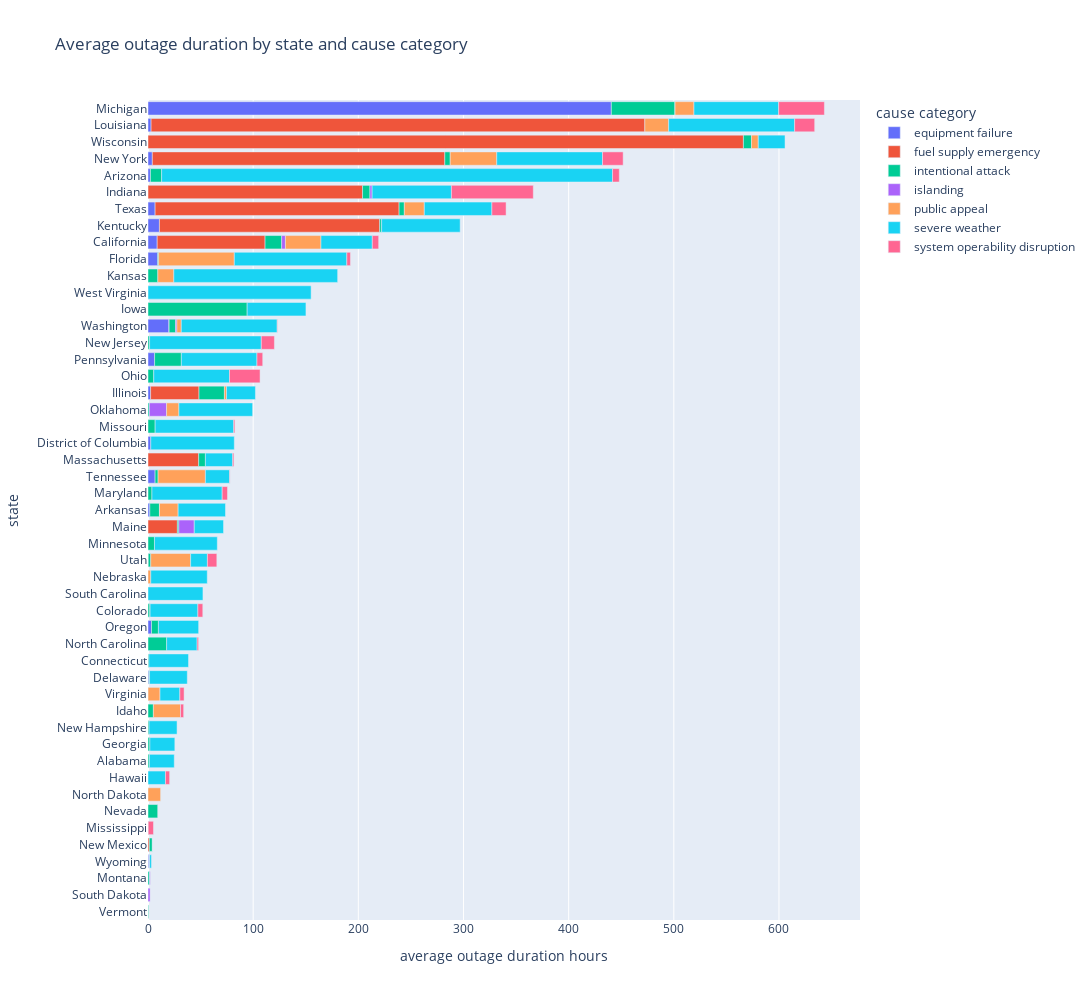

Notebook code for this chart:
### Markdown cell above
### Interesting Aggregates

### Code cell
# Plot average outage duration for every combination of state and cause category

group1 = pd.pivot_table(df, index=['U.S._STATE'], columns=['CAUSE.CATEGORY'], \
    values='DURATION.HR', aggfunc=np.mean)
group1['dummy'] = group1.sum(axis=1)
group1 = group1.sort_values(by='dummy', ascending=True).drop(columns=['dummy'])
fig6 = group1.plot(kind='barh', \
    title='Average outage duration by state and cause category',
    labels={'U.S._STATE': 'state', 'value': 'average outage duration hours'})
fig6.update_layout(height=1000, width=1500, legend=dict(title='cause category'))
fig6

### Figure 1 — Plotly figure (JSON) as saved in the notebook; plotly's stock layout.template omitted (floating-point values rounded to 4 significant figures)
{"data": [{"alignmentgroup": "True", "hovertemplate": "CAUSE.CATEGORY=equipment failure<br>average outage duration hours=%{x}<br>state=%{y}<extra></extra>", "legendgroup": "equipment failure", "marker": {"color": "#636efa", "pattern": {"shape": ""}}, "name": "equipment failure", "offsetgroup": "equipment failure", "orientation": "h", "showlegend": true, "textposition": "auto", "type": "bar", "x": [null, null, null, 1.017, null, null, null, null, null, null, null, null, null, null, 0.8333, null, null, 3.333, null, null, null, 0.25, null, null, 1.75, null, 6.733, null, 2.65, null, null, 2.483, null, 6.267, null, 20.07, null, null, null, 9.242, 8.747, 10.87, 6.76, 0.01667, 2.308, 4.117, null, 2.939, 440.6], "xaxis": "x", "y": ["Vermont", "South Dakota", "Montana", "Wyoming", "New Mexico", "Mississippi", "Nevada", "North Dakota", "Hawaii", "Alabama", "Georgia", "New Hampshire", "Idaho", "Virginia", "Delaware", "Connecticut", "North Carolina", "Oregon", "Colorado", "South Carolina", "Nebraska", "Utah", "Minnesota", "Maine", "Arkansas", "Maryland", "Tennessee", "Massachusetts", "District of Columbia", "Missouri", "Oklahoma", "Illinois", "Ohio", "Pennsylvania", "New Jersey", "Washington", "Iowa", "West Virginia", "Kansas", "Florida", "California", "Kentucky", "Texas", "Indiana", "Arizona", "New York", "Wisconsin", "Louisiana", "Michigan"], "yaxis": "y"}, {"alignmentgroup": "True", "hovertemplate": "CAUSE.CATEGORY=fuel supply emergency<br>average outage duration hours=%{x}<br>state=%{y}<extra></extra>", "legendgroup": "fuel supply emergency", "marker": {"color": "#EF553B", "pattern": {"shape": ""}}, "name": "fuel supply emergency", "offsetgroup": "fuel supply emergency", "orientation": "h", "showlegend": true, "textposition": "auto", "type": "bar", "x": [null, null, null, null, 1.267, null, null, null, null, null, null, null, null, null, null, null, null, null, null, null, null, null, null, 27.93, null, null, null, 48.18, null, null, null, 46.02, null, null, null, 0.01667, null, null, null, null, 102.6, 209.5, 232, 204, null, 278.1, 566.2, 469.5, null], "xaxis": "x", "y": ["Vermont", "South Dakota", "Montana", "Wyoming", "New Mexico", "Mississippi", "Nevada", "North Dakota", "Hawaii", "Alabama", "Georgia", "New Hampshire", "Idaho", "Virginia", "Delaware", "Connecticut", "North Carolina", "Oregon", "Colorado", "South Carolina", "Nebraska", "Utah", "Minnesota", "Maine", "Arkansas", "Maryland", "Tennessee", "Massachusetts", "District of Columbia", "Missouri", "Oklahoma", "Illinois", "Ohio", "Pennsylvania", "New Jersey", "Washington", "Iowa", "West Virginia", "Kansas", "Florida", "California", "Kentucky", "Texas", "Indiana", "Arizona", "New York", "Wisconsin", "Louisiana", "Michigan"], "yaxis": "y"}, {"alignmentgroup": "True", "hovertemplate": "CAUSE.CATEGORY=intentional attack<br>average outage duration hours=%{x}<br>state=%{y}<extra></extra>", "legendgroup": "intentional attack", "marker": {"color": "#00cc96", "pattern": {"shape": ""}}, "name": "intentional attack", "offsetgroup": "intentional attack", "orientation": "h", "showlegend": true, "textposition": "auto", "type": "bar", "x": [0.5907, null, 1.55, 0.005556, 2.908, 0.2, 9.221, null, null, 1.283, 1.8, 1, 5.125, 0.03333, 0.6486, 0.8187, 17.73, 6.568, 1.95, null, null, 2.371, 6.158, 1.378, 9.131, 3.755, 2.85, 6.404, null, 6.8, 1.261, 24.17, 5.455, 25.45, 1.519, 6.198, 94.3, 0.01667, 9.35, 0.8333, 15.77, 1.8, 4.979, 7.031, 10.66, 5.151, 7.65, null, 60.59], "xaxis": "x", "y": ["Vermont", "South Dakota", "Montana", "Wyoming", "New Mexico", "Mississippi", "Nevada", "North Dakota", "Hawaii", "Alabama", "Georgia", "New Hampshire", "Idaho", "Virginia", "Delaware", "Connecticut", "North Carolina", "Oregon", "Colorado", "South Carolina", "Nebraska", "Utah", "Minnesota", "Maine", "Arkansas", "Maryland", "Tennessee", "Massachusetts", "District of Columbia", "Missouri", "Oklahoma", "Illinois", "Ohio", "Pennsylvania", "New Jersey", "Washington", "Iowa", "West Virginia", "Kansas", "Florida", "California", "Kentucky", "Texas", "Indiana", "Arizona", "New York", "Wisconsin", "Louisiana", "Michigan"], "yaxis": "y"}, {"alignmentgroup": "True", "hovertemplate": "CAUSE.CATEGORY=islanding<br>average outage duration hours=%{x}<br>state=%{y}<extra></extra>", "legendgroup": "islanding", "marker": {"color": "#ab63fa", "pattern": {"shape": ""}}, "name": "islanding", "offsetgroup": "islanding", "orientation": "h", "showlegend": true, "textposition": "auto", "type": "bar", "x": [null, 2, 0.575, 0.5333, null, null, null, null, null, null, null, null, null, null, null, null, null, null, 0.03333, null, null, null, null, 14.68, 0.05, null, null, null, null, null, 16.4, null, null, null, null, 1.222, null, null, null, null, 3.581, null, null, 2.089, null, null, null, null, 0.01667], "xaxis": "x", "y": ["Vermont", "South Dakota", "Montana", "Wyoming", "New Mexico", "Mississippi", "Nevada", "North Dakota", "Hawaii", "Alabama", "Georgia", "New Hampshire", "Idaho", "Virginia", "Delaware", "Connecticut", "North Carolina", "Oregon", "Colorado", "South Carolina", "Nebraska", "Utah", "Minnesota", "Maine", "Arkansas", "Maryland", "Tennessee", "Massachusetts", "District of Columbia", "Missouri", "Oklahoma", "Illinois", "Ohio", "Pennsylvania", "New Jersey", "Washington", "Iowa", "West Virginia", "Kansas", "Florida", "California", "Kentucky", "Texas", "Indiana", "Arizona", "New York", "Wisconsin", "Louisiana", "Michigan"], "yaxis": "y"}, {"alignmentgroup": "True", "hovertemplate": "CAUSE.CATEGORY=public appeal<br>average outage duration hours=%{x}<br>state=%{y}<extra></extra>", "legendgroup": "public appeal", "marker": {"color": "#FFA15A", "pattern": {"shape": ""}}, "name": "public appeal", "offsetgroup": "public appeal", "orientation": "h", "showlegend": true, "textposition": "auto", "type": "bar", "x": [null, null, null, null, null, null, null, 12, null, null, null, null, 25.8, 11.39, null, null, null, null, null, null, 2.65, 37.92, null, null, 17.73, null, 45, null, null, null, 11.73, 2, null, null, null, 4.133, null, null, 15.22, 72, 33.8, null, 19.01, null, null, 44.25, 6.467, 22.65, 17.97], "xaxis": "x", "y": ["Vermont", "South Dakota", "Montana", "Wyoming", "New Mexico", "Mississippi", "Nevada", "North Dakota", "Hawaii", "Alabama", "Georgia", "New Hampshire", "Idaho", "Virginia", "Delaware", "Connecticut", "North Carolina", "Oregon", "Colorado", "South Carolina", "Nebraska", "Utah", "Minnesota", "Maine", "Arkansas", "Maryland", "Tennessee", "Massachusetts", "District of Columbia", "Missouri", "Oklahoma", "Illinois", "Ohio", "Pennsylvania", "New Jersey", "Washington", "Iowa", "West Virginia", "Kansas", "Florida", "California", "Kentucky", "Texas", "Indiana", "Arizona", "New York", "Wisconsin", "Louisiana", "Michigan"], "yaxis": "y"}, {"alignmentgroup": "True", "hovertemplate": "CAUSE.CATEGORY=severe weather<br>average outage duration hours=%{x}<br>state=%{y}<extra></extra>", "legendgroup": "severe weather", "marker": {"color": "#19d3f3", "pattern": {"shape": ""}}, "name": "severe weather", "offsetgroup": "severe weather", "orientation": "h", "showlegend": true, "textposition": "auto", "type": "bar", "x": [null, null, null, 1.767, null, null, null, null, 16.62, 23.7, 23.71, 26.62, null, 18.87, 35.89, 37.71, 28.98, 38.26, 45.45, 52.25, 53.69, 15.95, 59.76, 27.82, 45.03, 66.78, 23.11, 25.94, 79.4, 74.73, 70.11, 27.51, 72.04, 71.9, 106.2, 91.23, 55.89, 155.1, 155.8, 107.0, 48.81, 74.67, 64.25, 75.39, 428.8, 100.6, 25.46, 119.8, 80.53], "xaxis": "x", "y": ["Vermont", "South Dakota", "Montana", "Wyoming", "New Mexico", "Mississippi", "Nevada", "North Dakota", "Hawaii", "Alabama", "Georgia", "New Hampshire", "Idaho", "Virginia", "Delaware", "Connecticut", "North Carolina", "Oregon", "Colorado", "South Carolina", "Nebraska", "Utah", "Minnesota", "Maine", "Arkansas", "Maryland", "Tennessee", "Massachusetts", "District of Columbia", "Missouri", "Oklahoma", "Illinois", "Ohio", "Pennsylvania", "New Jersey", "Washington", "Iowa", "West Virginia", "Kansas", "Florida", "California", "Kentucky", "Texas", "Indiana", "Arizona", "New York", "Wisconsin", "Louisiana", "Michigan"], "yaxis": "y"}, {"alignmentgroup": "True", "hovertemplate": "CAUSE.CATEGORY=system operability disruption<br>average outage duration hours=%{x}<br>state=%{y}<extra></extra>", "legendgroup": "system operability disruption", "marker": {"color": "#FF6692", "pattern": {"shape": ""}}, "name": "system operability disruption", "offsetgroup": "system operability disruption", "orientation": "h", "showlegend": true, "textposition": "auto", "type": "bar", "x": [null, null, null, null, 0, 5, null, null, 3.95, null, null, null, 2.994, 4.017, null, null, 1.37, null, 4.662, null, null, 8.958, null, null, null, 5.067, 0.3333, 1.117, null, 1.083, null, null, 29.07, 5.483, 12.47, 0.4167, null, null, null, 3.428, 6.061, null, 13.51, 77.86, 6.408, 19.61, null, 19.08, 43.5], "xaxis": "x", "y": ["Vermont", "South Dakota", "Montana", "Wyoming", "New Mexico", "Mississippi", "Nevada", "North Dakota", "Hawaii", "Alabama", "Georgia", "New Hampshire", "Idaho", "Virginia", "Delaware", "Connecticut", "North Carolina", "Oregon", "Colorado", "South Carolina", "Nebraska", "Utah", "Minnesota", "Maine", "Arkansas", "Maryland", "Tennessee", "Massachusetts", "District of Columbia", "Missouri", "Oklahoma", "Illinois", "Ohio", "Pennsylvania", "New Jersey", "Washington", "Iowa", "West Virginia", "Kansas", "Florida", "California", "Kentucky", "Texas", "Indiana", "Arizona", "New York", "Wisconsin", "Louisiana", "Michigan"], "yaxis": "y"}], "layout": {"barmode": "relative", "height": 1000, "legend": {"title": {"text": "cause category"}, "tracegroupgap": 0}, "title": {"text": "Average outage duration by state and cause category"}, "width": 1500, "xaxis": {"anchor": "y", "domain": [0, 1], "title": {"text": "average outage duration hours"}}, "yaxis": {"anchor": "x", "domain": [0, 1], "title": {"text": "state"}}}}
